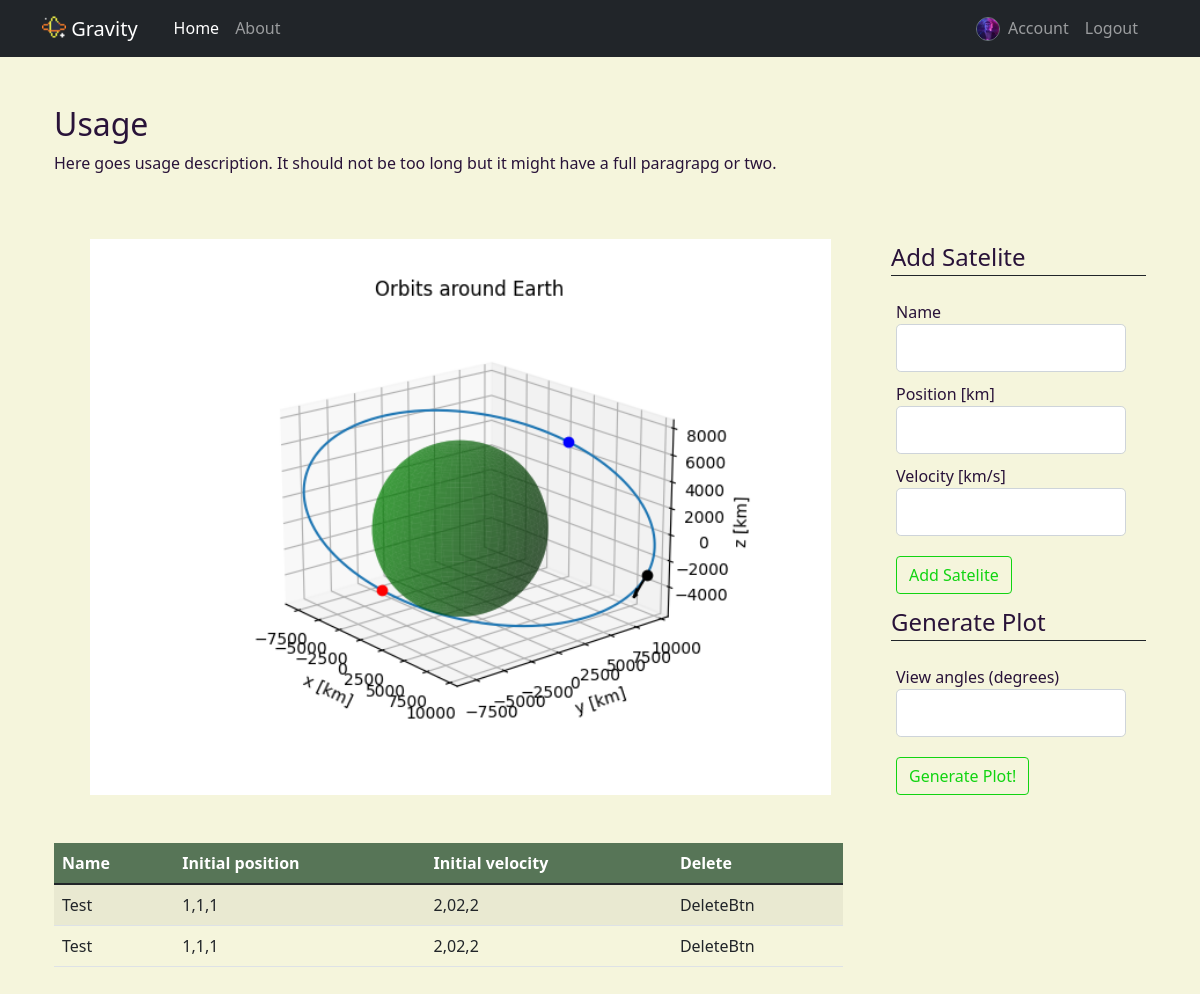
Page / (signed in) on the earlier database version.
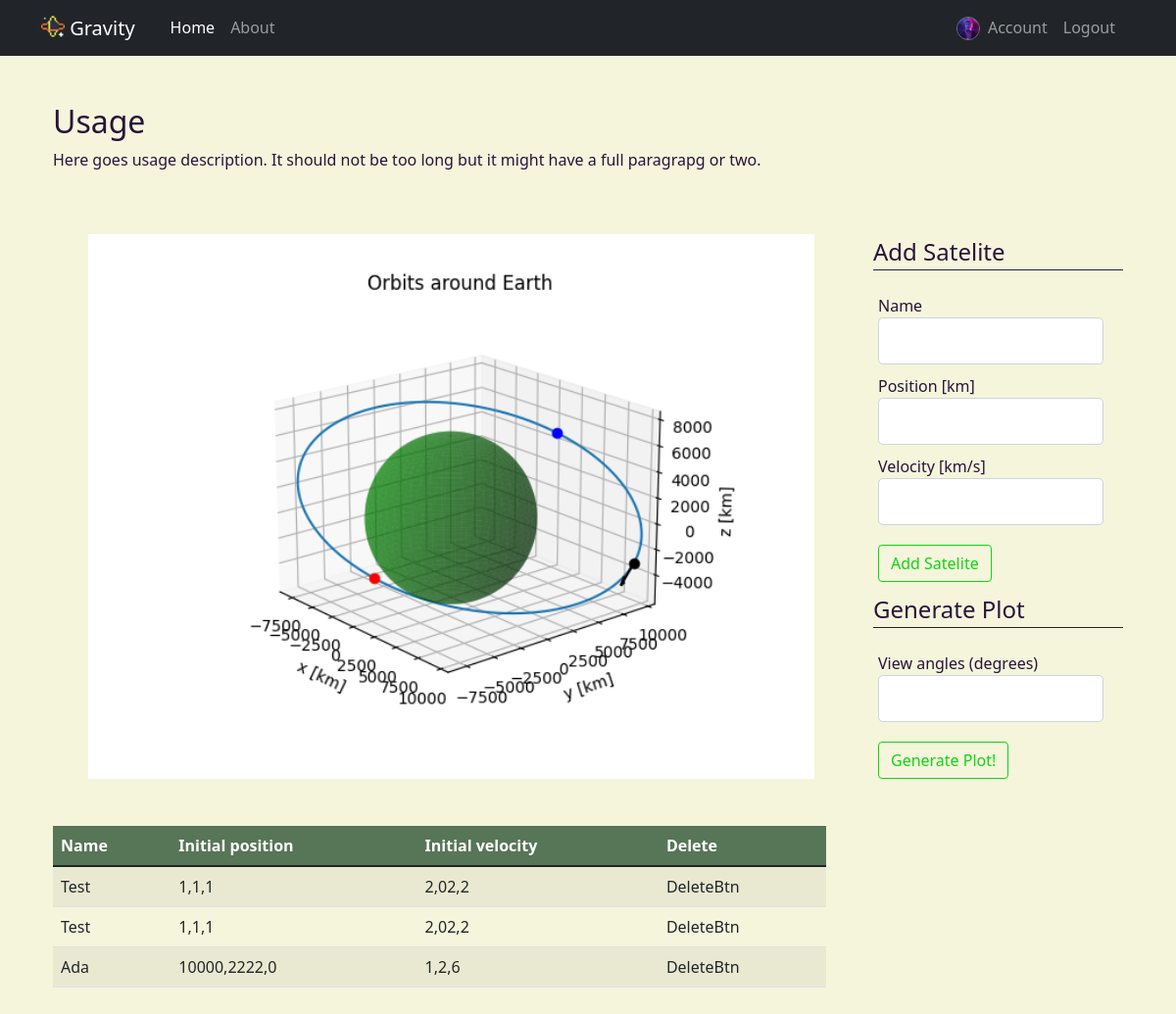
Same page on the later database version.
### gravity/database.py (models this page shows, shortened)
class User(db.Model, UserMixin):
    id = db.Column(db.Integer, primary_key=True)
    username = db.Column(db.String, unique=True, nullable=False)
    email = db.Column(db.String, unique=True, nullable=False)
    password = db.Column(db.String, nullable=False)
    image_file = db.Column(db.String(20), nullable=False, default='default.png')
    satelites = db.relationship('Satelite', backref='owner', lazy=True)
    plots = db.relationship('Plot', backref='author', lazy=True)

class Satelite(db.Model):
    id = db.Column(db.Integer, primary_key=True)
    name = db.Column(db.String, nullable=False, default='Satelite')
    pos_0 = db.Column(db.String, nullable=False)
    vel_0 = db.Column(db.String, nullable=False)
    user_id = db.Column(db.Integer, db.ForeignKey('user.id'), nullable=False)

### gravity/main/routes.py (the view, shortened to what this page needs)
@main.route("/home")
@main.route("/", methods=['GET', 'POST'])
def home():
    plot_image = url_for('static', filename='orbit_plots/Example_orbit.png')
    form = AddSateliteForm()
    plot_form = GeneratePlotForm()
    try:
        user_satelites = Satelite.query.filter_by(user_id=current_user.id)
    except:
        user_satelites = []
    if current_user.is_authenticated:
        if plot_form.validate_on_submit():
            v_angle = convert_to_list(plot_form.view_angles.data, target=2)
            sats = []
            for satelite in user_satelites:
                pos = convert_to_list(satelite.pos_0)
                vel = convert_to_list(satelite.vel_0)
                sats.append(Body(pos, vel, central_body=Earth))
            p_path = plot_satelites(sats, view_angle=v_angle ,save=True, filename='temp')
            p_name = save_trans_plot(p_path, random=True)
            plot_image = url_for('static', filename='orbit_plots/' + p_name)
            plot = Plot(plot_image=plot_image, user_id=current_user.id)
            db.session.add(plot)
            db.session.commit()
    return render_template('home.html', form=form, plot_form=plot_form,
                           user_satelites=user_satelites, plot_image=plot_image)

### gravity/main/forms.py (shortened to what this page needs)
class AddSateliteForm(FlaskForm):
    name = StringField('Name', validators=[DataRequired()])
    pos = StringField('Position [km]', validators=[DataRequired()])
    vel = StringField('Velocity [km/s]', validators=[DataRequired()])
    submit = SubmitField('Add Satelite')

class GeneratePlotForm(FlaskForm):
    view_angles = StringField('View angles (degrees)', validators=[DataRequired()])
    submit = SubmitField('Generate Plot!')

### gravity/database.py (called while the page is built)
@login_manager.user_loader
def load_user(user_id):
    return User.query.get(int(user_id))

### gravity/templates/home.html (shortened to what this page needs)
{% extends "layout.html" %}
{% block main%}
    <div class="container">
        <div class="row mb-5">
            <h2>Usage</h2>
            <p>Here goes usage description. It should not be too long but it might have a full paragrapg or two.</p>
        </div>
        <div class="row">
            <div class="col-sm-9">
                <div class="row d-flex justify-content-center">
                    <img class="plot-image px-5" src="{{ plot_image }}">
                </div>
                {% if current_user.is_authenticated %}
                    <div class="row">
                        <div class="row my-5">
                            <div class="table-responsive">
                                <table class="table table-striped">
                                    <thead>
                                        <tr>
                                            <th>Name</th>
                                            <th>Initial position</th>
                                            <th>Initial velocity</th>
                                            <th>Delete</th>
                                        </tr>
                                    </thead>
                                    <tbody>
                                        {% for row in user_satelites %}
                                            <tr>
                                                <td>{{ row.name }}</td>
                                                <td>{{ row.pos_0 }}</td>
                                                <td>{{ row.vel_0 }}</td>
                                                <td>DeleteBtn</td>
                                            </tr>
                                        {% endfor %}
                                    </tbody>
                                </table>
                            </div>
                        </div>
                    </div>
                {% endif %}
            </div>
            <div class="col-sm-3">
                <form method="POST" action="">
                    <fieldset class="form-group">
                        <legend class="border-bottom border-dark mb-4">Add Satelite</legend>
                        <div class="form-group">
                            {{ form.name.label(class="form-control-label") }}
                            {% if form.name.errors %}
                                {{ form.name(class="form-control form-control-lg is-invalid") }}
                                <div class="invalid-feedback">
                                    {% for error in form.name.errors %}
                                        <span>{{ error }}</span>
                                    {% endfor %}
                                </div>
                            {% else %}
                                {{ form.name(class="form-control form-control-lg") }}
                            {% endif %}
                        </div>
                        <div class="form-group">
                            {{ form.pos.label(class="form-control-label") }}
                            {% if form.pos.errors %}
                                {{ form.pos(class="form-control form-control-lg is-invalid") }}
                                <div class="invalid-feedback">
                                    {% for error in form.pos.errors %}
                                        <span>{{ error }}</span>
                                    {% endfor %}
                                </div>
                            {% else %}
                                {{ form.pos(class="form-control form-control-lg") }}
                            {% endif %}
                        </div>
                        <div class="form-group">
                            {{ form.vel.label(class="form-control-label") }}
                            {% if form.vel.errors %}
                                {{ form.vel(class="form-control form-control-lg is-invalid") }}
                                <div class="invalid-feedback">
                                    {% for error in form.vel.errors %}
                                        <span>{{ error }}</span>
                                    {% endfor %}
                                </div>
                            {% else %}
                                {{ form.vel(class="form-control form-control-lg") }}
                            {% endif %}
                        </div>
                    </fieldset>
                    <div class="form-group">
                        {{ form.submit(class="btn btn-outline-info") }}
                    </div>
                </form>
                {% if current_user.is_authenticated %}
                    <form method="POST" action="">
                        <fieldset class="form-group">
                            <legend class="border-bottom border-dark mb-4">Generate Plot</legend>
                            <div class="form-group">
                                {{ plot_form.view_angles.label(class="form-control-label") }}
                                {% if plot_form.view_angles.errors %}
                                    {{ plot_form.view_angles(class="form-control form-control-lg is-invalid") }}
                                    <div class="invalid-feedback">
                                        {% for error in plot_form.view_angles.errors %}
                                            <span>{{ error }}</span>
                                        {% endfor %}
                                    </div>
                                {% else %}
                                    {{ plot_form.view_angles(class="form-control form-control-lg") }}
                                {% endif %}
                            </div>
                        </fieldset>
                        <div class="form-group">
                            {{ plot_form.submit(class="btn btn-outline-info") }}
                        </div>
                    </form>
                {% endif %}
            </div>
        </div>
    </div>
{% endblock main %}

### gravity/templates/layout.html (shortened to what this page needs)
<!DOCTYPE html>
<html lang="en">
    <head>
        <link href="https://cdn.jsdelivr.net/npm/bootstrap@5.1.3/dist/css/bootstrap.min.css" rel="stylesheet">
        <link rel="stylesheet" href="/static/gravity.css">
    </head>
    <body>
        <header class="site-header">
            <nav class="navbar navbar-expand-sm navbar-dark bg-dark sticky-top">
                <div class="container">
                    <a class="navbar-brand" href="{{ url_for('main.home') }}">
                        <img src="/static/favicon.ico" alt="" width="24" height="24" class="d-inline-block align-text-top">
                        Gravity
                    </a>
                    <div class="collapse navbar-collapse" id="mynavbar">
                        <div class="container-fluid d-flex justify-content-between">
                            <ul class="navbar-nav">
                                <li class="nav-item">
                                    <a class="nav-link" href="{{ url_for('main.home') }}">Home</a>
                                </li>
                                <li class="nav-item">
                                    <a class="nav-link" href="{{ url_for('main.about') }}">About</a>
                                </li>
                            </ul>
                            <ul class="navbar-nav">
                                {% if current_user.is_authenticated %}
                                    <li class="nav-item">
                                        <a class="nav-link" href="{{ url_for('users.account') }}">
                                            <img src="/static/profile_pictures/{{ current_user.image_file }}" alt="" width="24" height="24" class="rounded-circle d-inline-block align-text-top border border-secondary mx-1">
                                            Account
                                        </a>
                                    </li>
                                    <li class="nav-item">
                                        <a class="nav-link" href="{{ url_for('users.logout') }}">Logout</a>
                                    </li>
                                {% endif %}
                            </ul>
                        </div>
                    </div>
                </div>
            </nav>
        </header>
        <main class="container py-5 justify-content-sm-center">
            {% block main %}{% endblock %}
        </main>
    </body>
</html>

### gravity/static/gravity.css (style rules this page uses)
:root { --btnColor: hsl(120, 85%, 45%); }
body { background-color: beige; color: hsl(275, 50%, 15%); }
a:link { color: hsl(120, 100%, 25%); }
div.form-group { margin: 10px 20px 10px 5px; }
form .btn { color: var(--btnColor); border-color: var(--btnColor); }
thead { background-color: hsl(120, 15%, 40%); color: white; }

Differences in the rows shown:
added Satelite: name "Ada", pos_0 "10000,2222,0", vel_0 "1,2,6"
